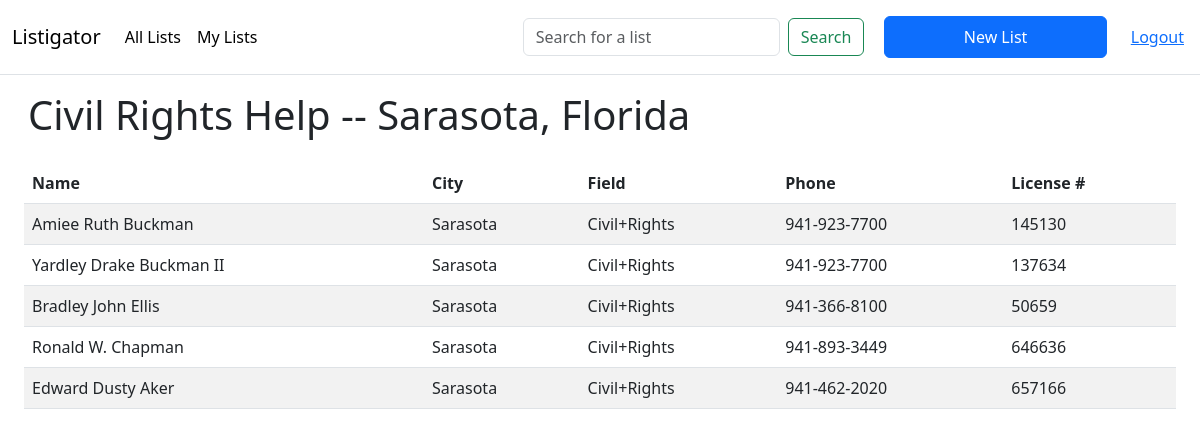
/list/3 (signed in), run on the app's committed database.
### listigator/models.py (models this page shows, shortened)
class List(db.Model):
    id = db.Column(db.Integer, primary_key=True)
    user_id = db.Column(db.Integer, db.ForeignKey('user.id'),
        nullable=False)
    public = db.Column(db.Boolean, nullable=False, default=False)
    title = db.Column(db.String(50), nullable=False)
    lawyers = db.relationship('Lawyer', secondary=list_lawyers, lazy='subquery',
        backref=db.backref('lists', lazy=True))

class Lawyer(db.Model):
    id = db.Column(db.Integer, primary_key=True)
    license_number =db.Column(db.Integer, nullable=False)
    name = db.Column(db.String(50), nullable=False)
    city = db.Column(db.String(50), nullable=False)
    status = db.Column(db.String(20), nullable=False)
    phone = db.Column(db.String(20), nullable=False)
    field = db.Column(db.String(20), nullable=False)

### listigator/app.py (the view)
@main.route('/list/<int:list_id>')
@login_required
def list(list_id):
    list_to_show = List.query.get(list_id)
    lawyers = list_to_show.lawyers
    title = list_to_show.title
    return render_template('main/list.html', lawyers = lawyers, title=title)

### listigator/auth.py (called while the page is built)
def login_required(route):
    @functools.wraps(route)
    def wrapped_route(**kwargs):
        if session.get('user_id') is None:
            return redirect(url_for('auth.login'))
        return route(**kwargs)
    return wrapped_route

### listigator/templates/main/list.html (shortened to what this page needs)
{% extends 'main/layout.html' %}
{% block main %}
<h1 class="p-3">{{ title }}</h1>
{% if lawyers %}
<div class="container-fluid">
    <table class='table ph-3 bg-light table-striped'>
        <thead>
            <tr>
                <th scope="col">Name</th>
                <th scope="col">City</th>
                <th scope="col">Field</th>
                <th scope="col">Phone</th>
                <th scope="col">License #</th>
            </tr>
        </thead>
        <tbody>
            {% for lawyer in lawyers %}
            <tr class='p-3'>
                <td class='city'>{{lawyer.city}}</td>
                <td class='field'>{{lawyer.field}}</td>
                <td class='license_number'>{{lawyer.license_number}}</td>
                <td class='name'>{{lawyer.name}}</td>
                <td class='phone'>{{lawyer.phone}}</td>
            </tr>
            {% endfor %}
        </tbody>
    </table>
</div>
{% else %}
    <p>This list is empty</p>
{% endif %}
{% endblock %}

### listigator/static/css/style.css (style rules this page uses)
:root { --primary: #00356b; --secondary: #287dc0; --tertiary: #63aaff; --grey: lightgrey; --white: #fff; }

### data on the page
List: title "Civil Rights Help -- Sarasota, Florida"
Lawyer: city "Amiee Ruth Buckman", field "Sarasota", license_number "Civil+Rights", name "941-923-7700", phone "145130"
Lawyer: city "Yardley Drake Buckman II", field "Sarasota", license_number "Civil+Rights", name "941-923-7700", phone "137634"
Lawyer: city "Bradley John Ellis", field "Sarasota", license_number "Civil+Rights", name "941-366-8100", phone "50659"
Lawyer: city "Ronald W. Chapman", field "Sarasota", license_number "Civil+Rights", name "941-893-3449", phone "646636"
Lawyer: city "Edward Dusty Aker", field "Sarasota", license_number "Civil+Rights", name "941-462-2020", phone "657166"
